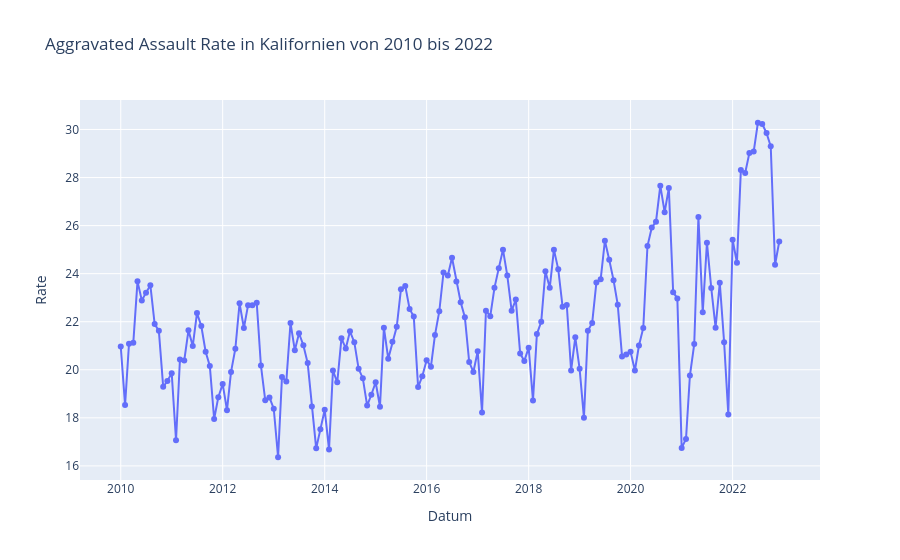

Notebook source saved alongside this figure:
### Markdown cell above
### 7.1 Plot 1: Entwicklung über die Zeit

### Code cell
diagramm_zeit = px.line(
    df,
    x="datum",
    y="rate",
    markers=True,
    title="Aggravated Assault Rate in Kalifornien von 2010 bis 2022",
    labels={
        "datum": "Datum",
        "rate": "Rate"
    }
)

diagramm_zeit.show()

### Figure 1 — Plotly figure (JSON) as saved in the notebook; plotly's stock layout.template omitted (floating-point values rounded to 4 significant figures; data arrays with more than 128 entries replaced by an {"elided": "..."} marker saying what was removed)
{"data": [{"hovertemplate": "Datum=%{x}<br>Rate=%{y}<extra></extra>", "legendgroup": "", "line": {"color": "#636efa", "dash": "solid"}, "marker": {"symbol": "circle"}, "mode": "lines+markers", "name": "", "orientation": "v", "showlegend": false, "type": "scatter", "x": {"elided": "156 str values"}, "xaxis": "x", "y": {"elided": "156 float values"}, "yaxis": "y"}], "layout": {"legend": {"tracegroupgap": 0}, "title": {"text": "Aggravated Assault Rate in Kalifornien von 2010 bis 2022"}, "xaxis": {"anchor": "y", "domain": [0, 1], "title": {"text": "Datum"}}, "yaxis": {"anchor": "x", "domain": [0, 1], "title": {"text": "Rate"}}}}
